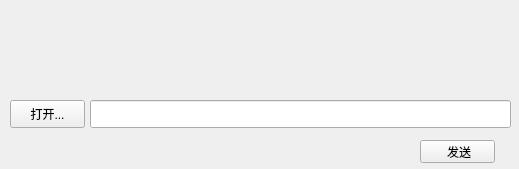
<?xml version="1.0" encoding="UTF-8"?>
<ui version="4.0">
 <class>SendFile</class>
 <widget class="QWidget" name="SendFile">
  <property name="geometry">
   <rect>
    <x>0</x>
    <y>0</y>
    <width>519</width>
    <height>169</height>
   </rect>
  </property>
  <property name="sizePolicy">
   <sizepolicy hsizetype="Fixed" vsizetype="Fixed">
    <horstretch>0</horstretch>
    <verstretch>0</verstretch>
   </sizepolicy>
  </property>
  <property name="minimumSize">
   <size>
    <width>519</width>
    <height>169</height>
   </size>
  </property>
  <property name="maximumSize">
   <size>
    <width>519</width>
    <height>169</height>
   </size>
  </property>
  <property name="windowTitle">
   <string>SendFile</string>
  </property>
  <widget class="QWidget" name="titleWidget" native="true">
   <property name="geometry">
    <rect>
     <x>0</x>
     <y>0</y>
     <width>519</width>
     <height>50</height>
    </rect>
   </property>
   <property name="titleskin" stdset="0">
    <bool>true</bool>
   </property>
  </widget>
  <widget class="QWidget" name="bodyWidget" native="true">
   <property name="geometry">
    <rect>
     <x>0</x>
     <y>50</y>
     <width>519</width>
     <height>119</height>
    </rect>
   </property>
   <property name="bottomskin" stdset="0">
    <bool>true</bool>
   </property>
   <widget class="QPushButton" name="openBtn">
    <property name="geometry">
     <rect>
      <x>10</x>
      <y>50</y>
      <width>75</width>
      <height>28</height>
     </rect>
    </property>
    <property name="text">
     <string>打开...</string>
    </property>
   </widget>
   <widget class="QPushButton" name="sendBtn">
    <property name="geometry">
     <rect>
      <x>420</x>
      <y>90</y>
      <width>75</width>
      <height>23</height>
     </rect>
    </property>
    <property name="text">
     <string> 发送</string>
    </property>
   </widget>
   <widget class="QLineEdit" name="lineEdit">
    <property name="geometry">
     <rect>
      <x>90</x>
      <y>50</y>
      <width>421</width>
      <height>28</height>
     </rect>
    </property>
   </widget>
  </widget>
 </widget>
 <layoutdefault spacing="6" margin="11"/>
 <resources/>
 <connections/>
</ui>
